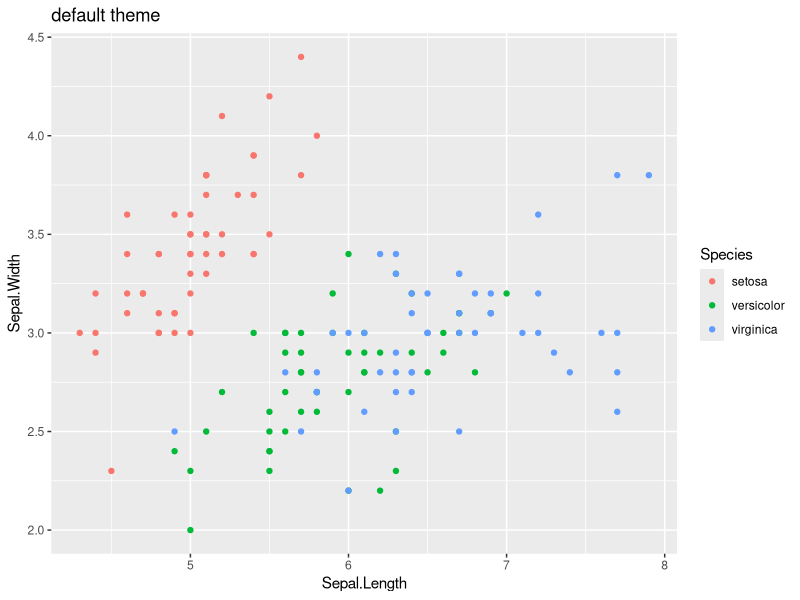

Reproduce this figure in R.
## ---- chunk 1
library(knitr)
options(replace.assign=TRUE,width=90)
opts_chunk$set(fig.show='hold',tidy=FALSE,
  fig.width=8,fig.height=8,fig.scap=NA,highlight = T)
if (identical(knitr:::pandoc_to(), 'latex')) {
	knit_hooks$set(plot = hook_plot_tex)
	opts_chunk$set(fig.align="center",out.width="3in",out.height="3in")
}
if (identical(knitr:::pandoc_to(), 'html')) knit_hooks$set(plot = hook_plot_html)
## ---- chunk 2
library(ggplot2)
library(ggthemes)
## ---- chunk 3
# constants/calculations we do not show in the text
numlist  =   10 # number of observations in iris data set that is listed
## ---- chunk 4
data(iris)
## ---- chunk 5
kable(iris[1:numlist,],row.names=F,longtable=F)
## ---- chunk 6
p <- ggplot(iris, aes(Sepal.Length, Sepal.Width, colour = Species)) + 
  geom_point() 
p + labs(title = 'default theme')
## ---- chunk 7
sessionInfo()
